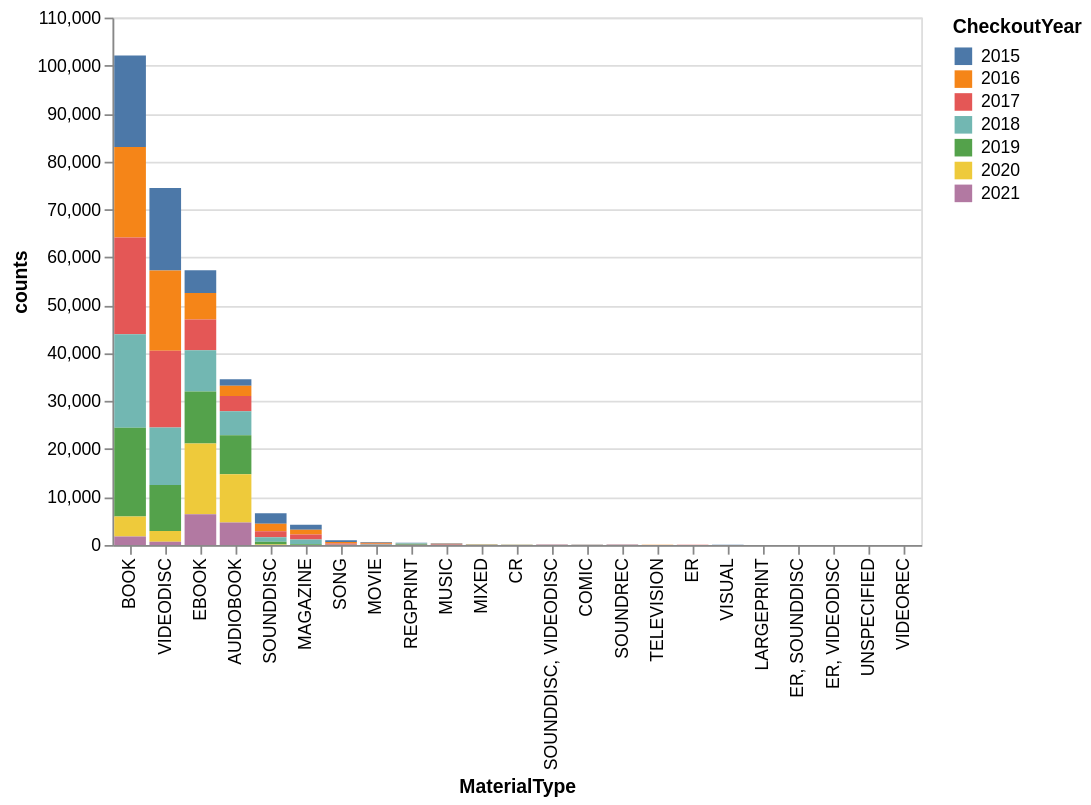

Notebook cell for this chart:
### Code cell
# Chart w/ tooltips interactivity
alt.Chart(seattle_material_grouped).mark_bar().encode(
    x=alt.X('MaterialType', sort='-y'),
    y='counts',
    color='CheckoutYear:N',
    tooltip=['MaterialType', 'counts', 'CheckoutYear']
).interactive()

### Figure 1 — Vega-Lite specification as saved in the notebook (floating-point values rounded to 4 significant figures)
{"config": {"view": {"continuousWidth": 300, "continuousHeight": 300}}, "data": {"name": "data-73b297576c9ecbb755844259deeb97e5"}, "mark": {"type": "bar"}, "encoding": {"color": {"field": "CheckoutYear", "type": "nominal"}, "tooltip": [{"field": "MaterialType", "type": "nominal"}, {"field": "counts", "type": "quantitative"}, {"field": "CheckoutYear", "type": "quantitative"}], "x": {"field": "MaterialType", "sort": "-y", "type": "nominal"}, "y": {"field": "counts", "type": "quantitative"}}, "params": [{"name": "param_1e9efca18e7a2868", "select": {"type": "interval", "encodings": ["x", "y"]}, "bind": "scales"}], "$schema": "https://vega.github.io/schema/vega-lite/v6.1.0.json", "datasets": {"data-73b297576c9ecbb755844259deeb97e5": [{"MaterialType": "AUDIOBOOK", "CheckoutYear": 2015, "counts": 1321}, {"MaterialType": "AUDIOBOOK", "CheckoutYear": 2016, "counts": 2163}, {"MaterialType": "AUDIOBOOK", "CheckoutYear": 2017, "counts": 3164}, {"MaterialType": "AUDIOBOOK", "CheckoutYear": 2018, "counts": 5027}, {"MaterialType": "AUDIOBOOK", "CheckoutYear": 2019, "counts": 8111}, {"MaterialType": "AUDIOBOOK", "CheckoutYear": 2020, "counts": 10050}, {"MaterialType": "AUDIOBOOK", "CheckoutYear": 2021, "counts": 4706}, {"MaterialType": "BOOK", "CheckoutYear": 2015, "counts": 19087}, {"MaterialType": "BOOK", "CheckoutYear": 2016, "counts": 18844}, {"MaterialType": "BOOK", "CheckoutYear": 2017, "counts": 20187}, {"MaterialType": "BOOK", "CheckoutYear": 2018, "counts": 19524}, {"MaterialType": "BOOK", "CheckoutYear": 2019, "counts": 18495}, {"MaterialType": "BOOK", "CheckoutYear": 2020, "counts": 4151}, {"MaterialType": "BOOK", "CheckoutYear": 2021, "counts": 1788}, {"MaterialType": "COMIC", "CheckoutYear": 2016, "counts": 1}, {"MaterialType": "COMIC", "CheckoutYear": 2017, "counts": 43}, {"MaterialType": "COMIC", "CheckoutYear": 2018, "counts": 39}, {"MaterialType": "CR", "CheckoutYear": 2015, "counts": 24}, {"MaterialType": "CR", "CheckoutYear": 2016, "counts": 25}, {"MaterialType": "CR", "CheckoutYear": 2017, "counts": 24}, {"MaterialType": "CR", "CheckoutYear": 2018, "counts": 18}, {"MaterialType": "CR", "CheckoutYear": 2019, "counts": 17}, {"MaterialType": "CR", "CheckoutYear": 2020, "counts": 4}, {"MaterialType": "EBOOK", "CheckoutYear": 2015, "counts": 4732}, {"MaterialType": "EBOOK", "CheckoutYear": 2016, "counts": 5540}, {"MaterialType": "EBOOK", "CheckoutYear": 2017, "counts": 6394}, {"MaterialType": "EBOOK", "CheckoutYear": 2018, "counts": 8607}, {"MaterialType": "EBOOK", "CheckoutYear": 2019, "counts": 10837}, {"MaterialType": "EBOOK", "CheckoutYear": 2020, "counts": 14769}, {"MaterialType": "EBOOK", "CheckoutYear": 2021, "counts": 6420}, {"MaterialType": "ER", "CheckoutYear": 2015, "counts": 8}, {"MaterialType": "ER", "CheckoutYear": 2016, "counts": 1}, {"MaterialType": "ER", "CheckoutYear": 2017, "counts": 10}, {"MaterialType": "ER", "CheckoutYear": 2018, "counts": 11}, {"MaterialType": "ER", "CheckoutYear": 2020, "counts": 2}, {"MaterialType": "ER", "CheckoutYear": 2021, "counts": 2}, {"MaterialType": "ER, SOUNDDISC", "CheckoutYear": 2015, "counts": 1}, {"MaterialType": "ER, SOUNDDISC", "CheckoutYear": 2016, "counts": 2}, {"MaterialType": "ER, SOUNDDISC", "CheckoutYear": 2017, "counts": 6}, {"MaterialType": "ER, SOUNDDISC", "CheckoutYear": 2018, "counts": 1}, {"MaterialType": "ER, VIDEODISC", "CheckoutYear": 2019, "counts": 8}, {"MaterialType": "ER, VIDEODISC", "CheckoutYear": 2020, "counts": 1}, {"MaterialType": "LARGEPRINT", "CheckoutYear": 2015, "counts": 6}, {"MaterialType": "LARGEPRINT", "CheckoutYear": 2017, "counts": 1}, {"MaterialType": "LARGEPRINT", "CheckoutYear": 2018, "counts": 9}, {"MaterialType": "LARGEPRINT", "CheckoutYear": 2019, "counts": 2}, {"MaterialType": "LARGEPRINT", "CheckoutYear": 2021, "counts": 1}, {"MaterialType": "MAGAZINE", "CheckoutYear": 2015, "counts": 1001}, {"MaterialType": "MAGAZINE", "CheckoutYear": 2016, "counts": 1033}, {"MaterialType": "MAGAZINE", "CheckoutYear": 2017, "counts": 1014}, {"MaterialType": "MAGAZINE", "CheckoutYear": 2018, "counts": 977}, {"MaterialType": "MAGAZINE", "CheckoutYear": 2019, "counts": 172}, {"MaterialType": "MIXED", "CheckoutYear": 2015, "counts": 24}, {"MaterialType": "MIXED", "CheckoutYear": 2016, "counts": 33}, {"MaterialType": "MIXED", "CheckoutYear": 2017, "counts": 32}, {"MaterialType": "MIXED", "CheckoutYear": 2018, "counts": 36}, {"MaterialType": "MIXED", "CheckoutYear": 2019, "counts": 46}, {"MaterialType": "MIXED", "CheckoutYear": 2020, "counts": 19}, {"MaterialType": "MIXED", "CheckoutYear": 2021, "counts": 5}, {"MaterialType": "MOVIE", "CheckoutYear": 2015, "counts": 143}, {"MaterialType": "MOVIE", "CheckoutYear": 2016, "counts": 172}, {"MaterialType": "MOVIE", "CheckoutYear": 2017, "counts": 198}, {"MaterialType": "MOVIE", "CheckoutYear": 2018, "counts": 83}, {"MaterialType": "MUSIC", "CheckoutYear": 2015, "counts": 105}, {"MaterialType": "MUSIC", "CheckoutYear": 2016, "counts": 97}, {"MaterialType": "MUSIC", "CheckoutYear": 2017, "counts": 125}, {"MaterialType": "MUSIC", "CheckoutYear": 2018, "counts": 54}, {"MaterialType": "MUSIC", "CheckoutYear": 2019, "counts": 1}, {"MaterialType": "REGPRINT", "CheckoutYear": 2015, "counts": 26}, {"MaterialType": "REGPRINT", "CheckoutYear": 2016, "counts": 46}, {"MaterialType": "REGPRINT", "CheckoutYear": 2017, "counts": 32}, {"MaterialType": "REGPRINT", "CheckoutYear": 2018, "counts": 114}, {"MaterialType": "REGPRINT", "CheckoutYear": 2019, "counts": 164}, {"MaterialType": "REGPRINT", "CheckoutYear": 2020, "counts": 36}, {"MaterialType": "REGPRINT", "CheckoutYear": 2021, "counts": 29}, {"MaterialType": "SONG", "CheckoutYear": 2015, "counts": 339}, {"MaterialType": "SONG", "CheckoutYear": 2016, "counts": 345}, {"MaterialType": "SONG", "CheckoutYear": 2017, "counts": 248}, {"MaterialType": "SONG", "CheckoutYear": 2018, "counts": 43}, {"MaterialType": "SOUNDDISC", "CheckoutYear": 2015, "counts": 2159}, {"MaterialType": "SOUNDDISC", "CheckoutYear": 2016, "counts": 1570}, {"MaterialType": "SOUNDDISC", "CheckoutYear": 2017, "counts": 1275}, {"MaterialType": "SOUNDDISC", "CheckoutYear": 2018, "counts": 899}, {"MaterialType": "SOUNDDISC", "CheckoutYear": 2019, "counts": 580}, {"MaterialType": "SOUNDDISC", "CheckoutYear": 2020, "counts": 98}, {"MaterialType": "SOUNDDISC", "CheckoutYear": 2021, "counts": 12}, {"MaterialType": "SOUNDDISC, VIDEODISC", "CheckoutYear": 2015, "counts": 38}, {"MaterialType": "SOUNDDISC, VIDEODISC", "CheckoutYear": 2016, "counts": 21}, {"MaterialType": "SOUNDDISC, VIDEODISC", "CheckoutYear": 2017, "counts": 24}, {"MaterialType": "SOUNDDISC, VIDEODISC", "CheckoutYear": 2018, "counts": 6}, {"MaterialType": "SOUNDREC", "CheckoutYear": 2015, "counts": 34}, {"MaterialType": "SOUNDREC", "CheckoutYear": 2016, "counts": 26}, {"MaterialType": "SOUNDREC", "CheckoutYear": 2017, "counts": 13}, {"MaterialType": "SOUNDREC", "CheckoutYear": 2018, "counts": 6}, {"MaterialType": "SOUNDREC", "CheckoutYear": 2019, "counts": 3}, {"MaterialType": "TELEVISION", "CheckoutYear": 2015, "counts": 7}, {"MaterialType": "TELEVISION", "CheckoutYear": 2016, "counts": 17}, {"MaterialType": "TELEVISION", "CheckoutYear": 2017, "counts": 5}, {"MaterialType": "TELEVISION", "CheckoutYear": 2018, "counts": 10}, {"MaterialType": "UNSPECIFIED", "CheckoutYear": 2021, "counts": 2}, {"MaterialType": "VIDEODISC", "CheckoutYear": 2015, "counts": 17230}, {"MaterialType": "VIDEODISC", "CheckoutYear": 2016, "counts": 16755}, {"MaterialType": "VIDEODISC", "CheckoutYear": 2017, "counts": 16006}, {"MaterialType": "VIDEODISC", "CheckoutYear": 2018, "counts": 11975}, {"MaterialType": "VIDEODISC", "CheckoutYear": 2019, "counts": 9596}, {"MaterialType": "VIDEODISC", "CheckoutYear": 2020, "counts": 2253}, {"MaterialType": "VIDEODISC", "CheckoutYear": 2021, "counts": 658}, {"MaterialType": "VIDEOREC", "CheckoutYear": 2017, "counts": 2}, {"MaterialType": "VISUAL", "CheckoutYear": 2015, "counts": 13}, {"MaterialType": "VISUAL", "CheckoutYear": 2016, "counts": 14}, {"MaterialType": "VISUAL", "CheckoutYear": 2017, "counts": 4}]}}
